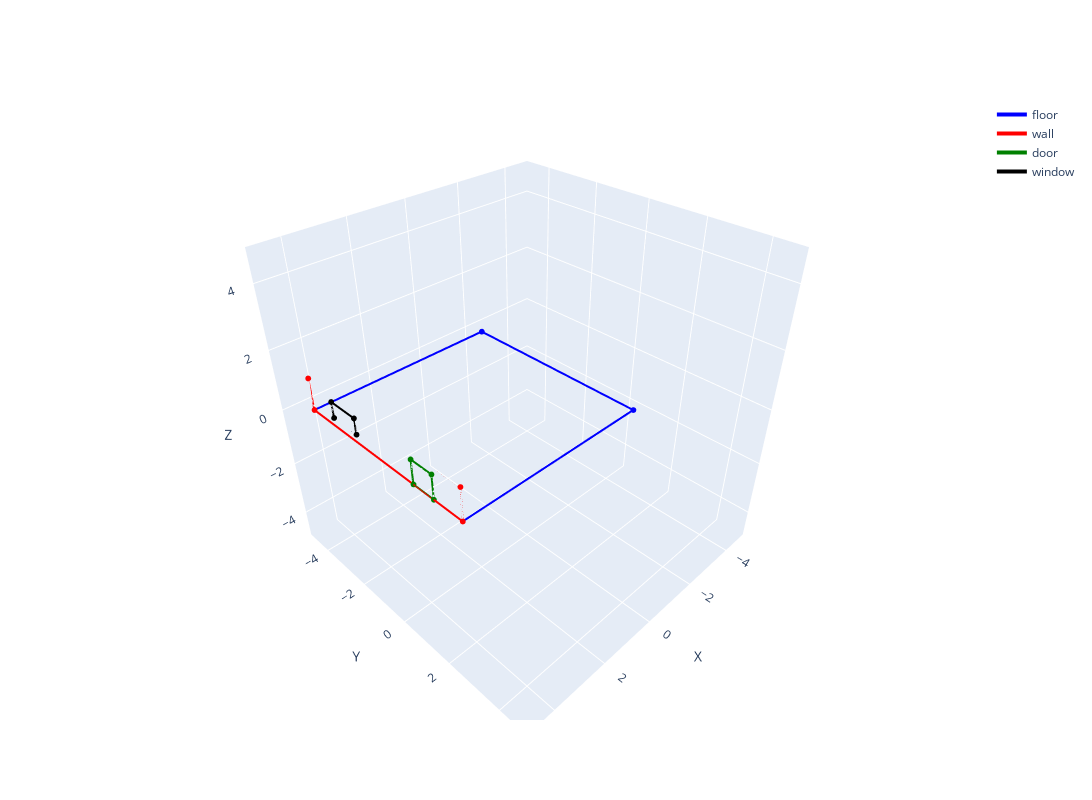

The notebook cell saved with this chart:
### Code cell
#Moved
post_floor_trace = get_plot_trace([[5.0, 3.0, 1.0], [-1.0, 3.0, 1.0], [-1.0, -3.0, 1.0], [5.0, -3.0, 1.0]], color='blue', label="floor")
post_wall_trace = get_plot_trace([[5.0, 3.0, 1.0], [5.0, -3.0, 1.0], [5.0, -3.0, 2.0], [5.0, 3.0, 2.0]], color='red', label="wall")
post_door_trace = get_plot_trace([[5.0, 2.0, 1.0], [5.0, 2.0, 1.75], [5.0, 1.25, 1.75], [5.0, 1.25, 1.0]], color='green', label="door")
post_window_trace = get_plot_trace([[5.0, -2.0, 1.25], [5.0, -2.0, 1.75], [5.0, -1.0, 1.75], [5.0, -1.0, 1.25]], color='black', label="window")
plot_trace([post_floor_trace, post_wall_trace, post_door_trace, post_window_trace])

### Figure 1 — Plotly figure (JSON) as saved in the notebook; plotly's stock layout.template omitted (floating-point values rounded to 4 significant figures)
{"data": [{"line": {"color": "blue", "width": 4}, "marker": {"color": "blue", "size": 2}, "mode": "lines+markers", "name": "floor", "type": "scatter3d", "x": [5, -1, -1, 5, 5], "y": [3, 3, -3, -3, 3], "z": [1, 1, 1, 1, 1]}, {"line": {"color": "red", "width": 4}, "marker": {"color": "red", "size": 2}, "mode": "lines+markers", "name": "wall", "type": "scatter3d", "x": [5, 5, 5, 5, 5], "y": [3, -3, -3, 3, 3], "z": [1, 1, 2, 2, 1]}, {"line": {"color": "green", "width": 4}, "marker": {"color": "green", "size": 2}, "mode": "lines+markers", "name": "door", "type": "scatter3d", "x": [5, 5, 5, 5, 5], "y": [2, 2, 1.25, 1.25, 2], "z": [1, 1.75, 1.75, 1, 1]}, {"line": {"color": "black", "width": 4}, "marker": {"color": "black", "size": 2}, "mode": "lines+markers", "name": "window", "type": "scatter3d", "x": [5, 5, 5, 5, 5], "y": [-2, -2, -1, -1, -2], "z": [1.25, 1.75, 1.75, 1.25, 1.25]}], "layout": {"autosize": true, "height": 800, "scene": {"xaxis": {"range": [-5, 5], "title": {"text": "X"}}, "yaxis": {"range": [-5, 5], "title": {"text": "Y"}}, "zaxis": {"range": [-5, 5], "title": {"text": "Z"}}}, "width": 1200}}
